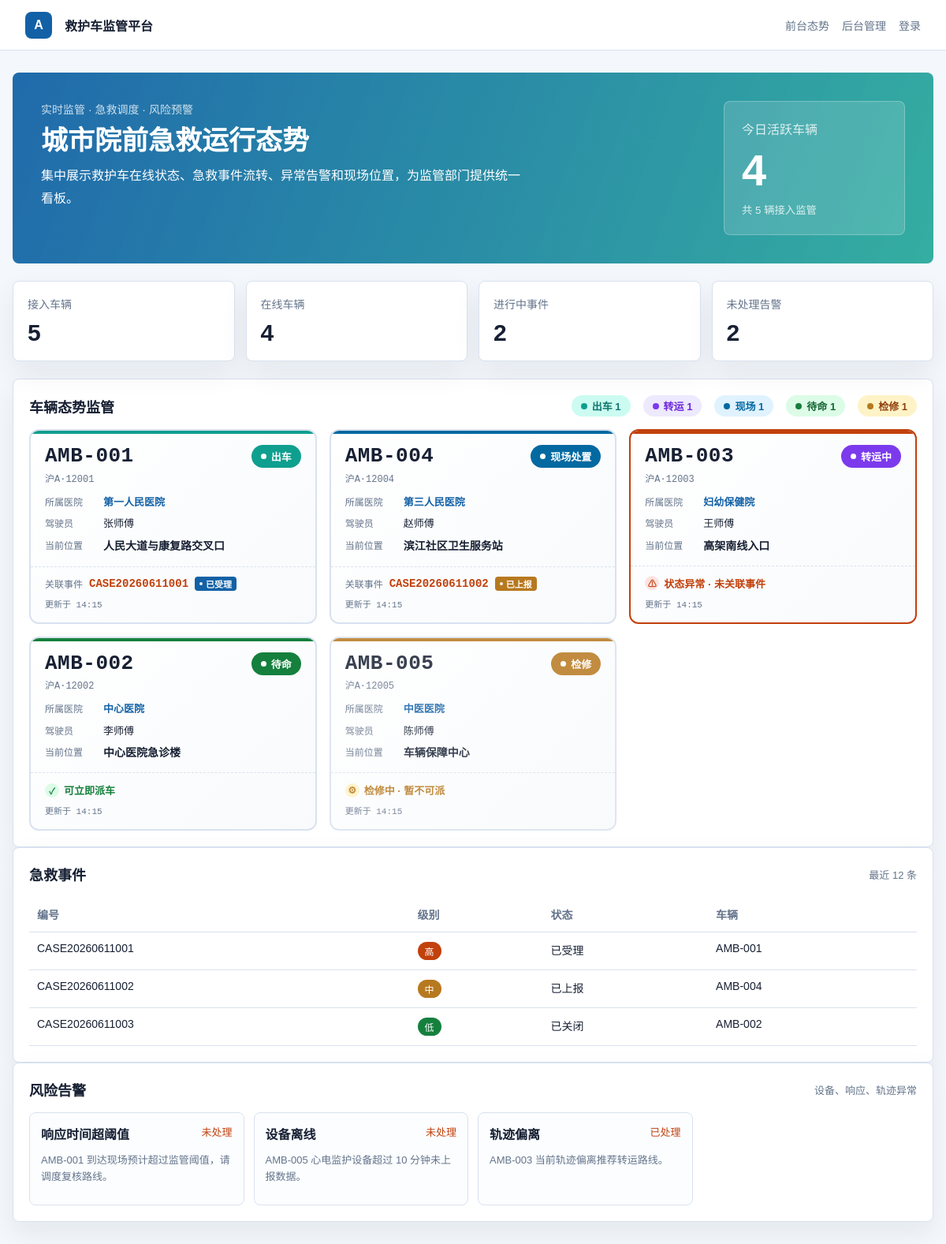
Before: / with the older database file.
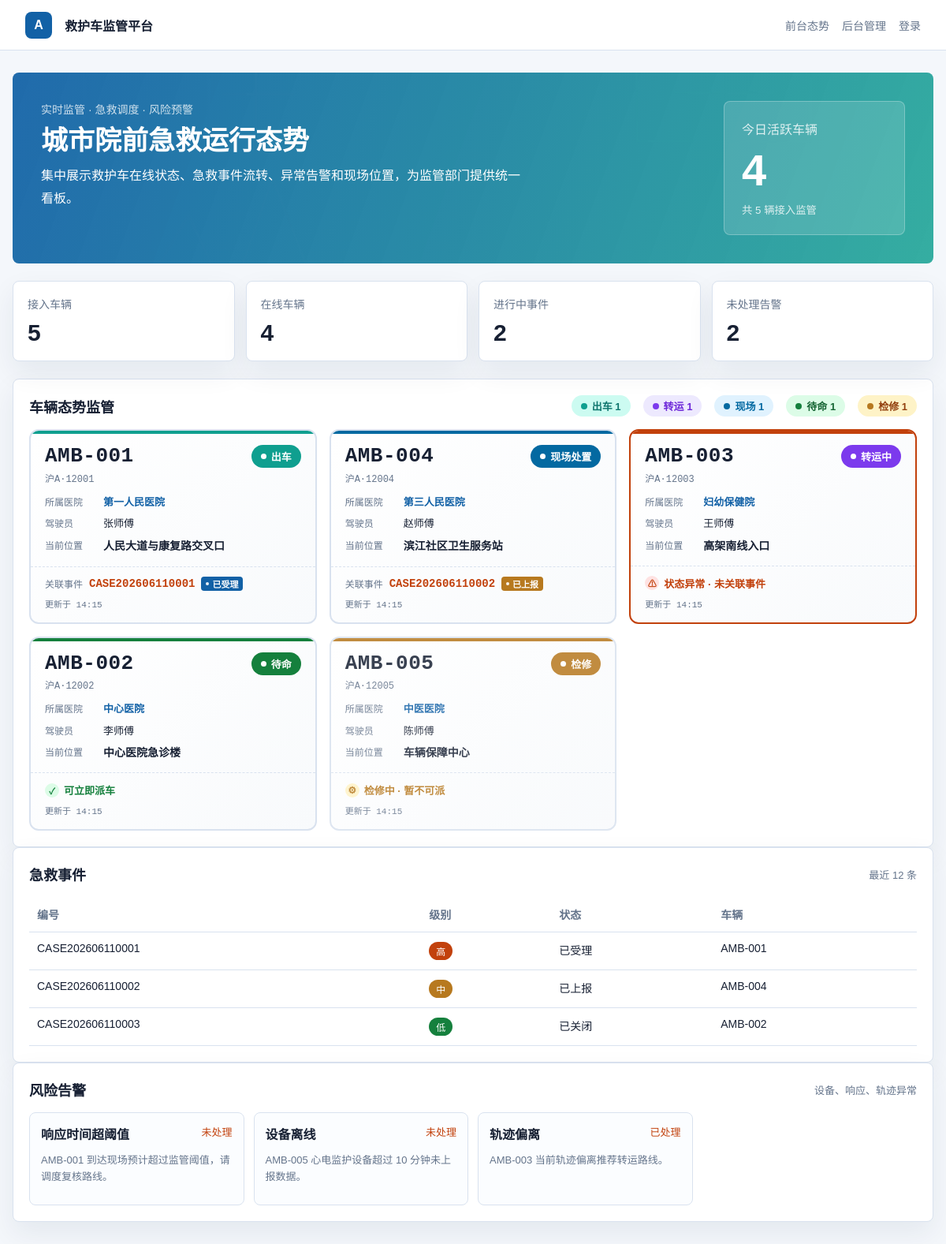
After: the same page with the newer database file.
### tables this page shows
CREATE TABLE IF NOT EXISTS ambulances (
    id INT AUTO_INCREMENT PRIMARY KEY,
    code VARCHAR(30) NOT NULL UNIQUE,
    plate_no VARCHAR(30) NOT NULL,
    hospital VARCHAR(120) NOT NULL,
    driver_name VARCHAR(50) NOT NULL,
    status VARCHAR(30) NOT NULL,
    location VARCHAR(160) NOT NULL,
    updated_at TIMESTAMP DEFAULT CURRENT_TIMESTAMP ON UPDATE CURRENT_TIMESTAMP
);

CREATE TABLE IF NOT EXISTS emergency_cases (
    id INT AUTO_INCREMENT PRIMARY KEY,
    case_no VARCHAR(40) NOT NULL UNIQUE,
    patient_name VARCHAR(80) NOT NULL,
    priority VARCHAR(20) NOT NULL,
    address VARCHAR(180) NOT NULL,
    status VARCHAR(30) NOT NULL,
    assigned_ambulance VARCHAR(30) NULL,
    dispatch_vehicle_status VARCHAR(30) NULL,
    dispatched_at TIMESTAMP NULL DEFAULT NULL,
    created_at TIMESTAMP DEFAULT CURRENT_TIMESTAMP
);

CREATE TABLE IF NOT EXISTS alerts (
    id INT AUTO_INCREMENT PRIMARY KEY,
    title VARCHAR(120) NOT NULL,
    description VARCHAR(255) NOT NULL,
    status VARCHAR(20) NOT NULL DEFAULT 'open',
    created_at TIMESTAMP DEFAULT CURRENT_TIMESTAMP
);

### src/Core/View.php (called while the page is built, shortened)
<?php
final class View
{
    public static function render(string $template, array $data = []): void
    {
        extract($data, EXTR_SKIP);
        require_once __DIR__ . '/../../templates/helpers.php';
        require __DIR__ . "/../../templates/{$template}.php";
    }
}

### src/Controllers/AppController.php (called while the page is built, shortened)
<?php
final class AppController
{
    private DashboardRepository $repo;
    public function __construct()
    {
        $this->repo = new DashboardRepository();
    }
    public function home(): void
    {
        View::render('home', [
            'overview' => $this->repo->overview(),
            'ambulances' => $this->repo->ambulancesWithDispatchInfo(),
            'cases' => $this->repo->cases(),
            'alerts' => $this->repo->alerts(),
            'user' => Auth::user(),
        ]);
    }
}

### src/Models/DashboardRepository.php (called while the page is built, shortened)
<?php
final class DashboardRepository
{
    private PDO $db;
    public function __construct()
    {
        $this->db = Database::connection();
    }
    public function cases(): array
    {
        return $this->db->query('SELECT * FROM emergency_cases ORDER BY created_at DESC LIMIT 12')->fetchAll();
    }
    public function alerts(): array
    {
        return $this->db->query('SELECT * FROM alerts ORDER BY created_at DESC LIMIT 8')->fetchAll();
    }
    public function ambulancesWithDispatchInfo(): array
    {
        $sql = 'SELECT a.*,
                       (SELECT ec.case_no FROM emergency_cases ec
                        WHERE ec.assigned_ambulance = a.code AND ec.status != "closed"
                        ORDER BY ec.created_at DESC LIMIT 1) as active_case_no,
                       (SELECT ec.status FROM emergency_cases ec
                        WHERE ec.assigned_ambulance = a.code AND ec.status != "closed"
                        ORDER BY ec.created_at DESC LIMIT 1) as active_case_status
                FROM ambulances a
                ORDER BY FIELD(a.status, "dispatching", "on_scene", "transporting", "standby", "maintenance"), a.code';
        return $this->db->query($sql)->fetchAll();
    }
}

### templates/helpers.php (called while the page is built, shortened)
<?php
if (!function_exists('h')) {
    function h(?string $value): string
    {
        return htmlspecialchars($value ?? '', ENT_QUOTES, 'UTF-8');
    }
}
if (!function_exists('statusText')) {
    function statusText(string $status): string
    {
        return [
            'standby' => '待命',
            'dispatching' => '出车',
            'on_scene' => '现场处置',
            'transporting' => '转运中',
            'maintenance' => '检修',
            'reported' => '已上报',
            'accepted' => '已受理',
            'closed' => '已关闭',
            'open' => '未处理',
            'resolved' => '已处理',
        ][$status] ?? $status;
    }
}
if (!function_exists('priorityText')) {
    function priorityText(string $priority): string
    {
        return [
            'high' => '高',
            'medium' => '中',
            'low' => '低',
        ][$priority] ?? $priority;
    }
}

### templates/home.php (the view, shortened to what this page needs)
<section class="hero">
    <div>
        <p class="eyebrow">实时监管 · 急救调度 · 风险预警</p>
        <h1>城市院前急救运行态势</h1>
        <p class="summary">集中展示救护车在线状态、急救事件流转、异常告警和现场位置，为监管部门提供统一看板。</p>
    </div>
    <div class="hero-panel">
        <span>今日活跃车辆</span>
        <strong><?= (int) $overview['ambulances_online'] ?></strong>
        <small>共 <?= (int) $overview['ambulances_total'] ?> 辆接入监管</small>
    </div>
</section>
<section class="metrics">
    <div><span>接入车辆</span><strong><?= (int) $overview['ambulances_total'] ?></strong></div>
    <div><span>在线车辆</span><strong><?= (int) $overview['ambulances_online'] ?></strong></div>
    <div><span>进行中事件</span><strong><?= (int) $overview['active_cases'] ?></strong></div>
    <div><span>未处理告警</span><strong><?= (int) $overview['alerts'] ?></strong></div>
</section>
<section class="panel">
    <div class="panel-head">
        <h2>车辆态势监管</h2>
        <div class="vehicle-status-stats">
            <span class="stat-item stat-dispatching"><i></i>出车 <?= count(array_filter($ambulances, fn($a) => $a['status'] === 'dispatching')) ?></span>
            <span class="stat-item stat-transporting"><i></i>转运 <?= count(array_filter($ambulances, fn($a) => $a['status'] === 'transporting')) ?></span>
            <span class="stat-item stat-onscene"><i></i>现场 <?= count(array_filter($ambulances, fn($a) => $a['status'] === 'on_scene')) ?></span>
            <span class="stat-item stat-standby"><i></i>待命 <?= count(array_filter($ambulances, fn($a) => $a['status'] === 'standby')) ?></span>
            <span class="stat-item stat-maintenance"><i></i>检修 <?= count(array_filter($ambulances, fn($a) => $a['status'] === 'maintenance')) ?></span>
        </div>
    </div>
    <div class="vehicle-grid">
        <?php foreach ($ambulances as $ambulance): ?>
            <?php
                $status = $ambulance['status'];
                $hasActiveCase = !empty($ambulance['active_case_no']);
                $isAbnormal = ($status === 'dispatching' || $status === 'on_scene' || $status === 'transporting') && !$hasActiveCase;
                $isMaintenance = $status === 'maintenance';
            ?>
            <article class="vehicle-status-card vehicle-status-<?= h($status) ?><?= $isAbnormal ? ' vehicle-abnormal' : '' ?><?= $isMaintenance ? ' vehicle-maintenance' : '' ?>">
                <div class="vehicle-card-header">
                    <div class="vehicle-code-block">
                        <span class="vehicle-code"><?= h($ambulance['code']) ?></span>
                        <span class="vehicle-plate"><?= h($ambulance['plate_no']) ?></span>
                    </div>
                    <span class="vehicle-status-badge status-<?= h($status) ?>">
                        <span class="pulse-dot"></span>
                        <?= statusText($status) ?>
                    </span>
                </div>
                <div class="vehicle-card-body">
                    <div class="vehicle-info-row">
                        <span class="info-label">所属医院</span>
                        <span class="info-value hospital"><?= h($ambulance['hospital']) ?></span>
                    </div>
                    <div class="vehicle-info-row">
                        <span class="info-label">驾驶员</span>
                        <span class="info-value"><?= h($ambulance['driver_name']) ?></span>
                    </div>
                    <div class="vehicle-info-row location-row">
                        <span class="info-label">当前位置</span>
                        <span class="info-value location"><?= h($ambulance['location']) ?></span>
                    </div>
                </div>
                <div class="vehicle-card-footer">
                    <?php if ($hasActiveCase): ?>
                        <div class="active-case-info">
                            <span class="case-label">关联事件</span>
                            <span class="case-no"><?= h($ambulance['active_case_no']) ?></span>
                            <span class="case-status status-tag-small status-<?= h($ambulance['active_case_status']) ?>">
                                <?= statusText($ambulance['active_case_status']) ?>
                            </span>
                        </div>
                    <?php elseif ($status === 'standby'): ?>
                        <div class="dispatch-available">
                            <span class="available-icon">✓</span>
                            <span>可立即派车</span>
                        </div>
                    <?php elseif ($isMaintenance): ?>
                        <div class="maintenance-info">
                            <span class="maintenance-icon">⚙</span>
                            <span>检修中 · 暂不可派</span>
                        </div>
                    <?php else: ?>
                        <div class="abnormal-warning">
                            <span class="warning-icon">⚠</span>
                            <span>状态异常 · 未关联事件</span>
                        </div>
                    <?php endif; ?>
                    <div class="update-time">
                        更新于 <?= h(date('H:i', strtotime($ambulance['updated_at']))) ?>
                    </div>
                </div>
            </article>
        <?php endforeach; ?>
    </div>
</section>
<section class="panel">
    <div class="panel-head">
        <h2>急救事件</h2>
        <span>最近 12 条</span>
    </div>
    <table>
        <thead>
            <tr><th>编号</th><th>级别</th><th>状态</th><th>车辆</th></tr>
        </thead>
        <tbody>
        <?php foreach ($cases as $case): ?>
            <tr>
                <td><?= h($case['case_no']) ?></td>
                <td><span class="badge priority-<?= h($case['priority']) ?>"><?= priorityText($case['priority']) ?></span></td>
                <td><?= statusText($case['status']) ?></td>
                <td><?= h($case['assigned_ambulance'] ?: '待派车') ?></td>
            </tr>
        <?php endforeach; ?>
        </tbody>
    </table>
</section>
<section class="panel">
    <div class="panel-head">
        <h2>风险告警</h2>
        <span>设备、响应、轨迹异常</span>
    </div>
    <div class="alerts">
        <?php foreach ($alerts as $alert): ?>
            <article>
                <b><?= h($alert['title']) ?></b>
                <span><?= statusText($alert['status']) ?></span>
                <p><?= h($alert['description']) ?></p>
            </article>
        <?php endforeach; ?>
    </div>
</section>
<?php
$content = ob_get_clean();
require __DIR__ . '/layout.php';

### public/index.php (shortened to what this page needs)
<?php
require_once __DIR__ . '/../src/Core/View.php';
require_once __DIR__ . '/../templates/helpers.php';
require_once __DIR__ . '/../src/Models/DashboardRepository.php';
require_once __DIR__ . '/../src/Controllers/AppController.php';
$controller = new AppController();
$path = parse_url($_SERVER['REQUEST_URI'], PHP_URL_PATH) ?: '/';
$method = $_SERVER['REQUEST_METHOD'] ?? 'GET';
$method = $method === 'HEAD' ? 'GET' : $method;
try {
    if ($path === '/' && $method === 'GET') {
        $controller->home();
    } elseif ($path === '/login' && $method === 'GET') {
        $controller->loginForm();
    } elseif ($path === '/login' && $method === 'POST') {
        $controller->login();
    } elseif ($path === '/logout') {
        $controller->logout();
    } elseif ($path === '/admin' && $method === 'GET') {
        $controller->admin();
    } elseif ($path === '/admin/cases' && $method === 'POST') {
        $controller->createCase();
    } elseif ($path === '/admin/ambulances' && $method === 'POST') {
        $controller->updateAmbulance();
    } elseif ($path === '/api/overview' && $method === 'GET') {
        $controller->overviewApi();
    } elseif ($path === '/api/dispatch-check' && $method === 'GET') {
        $controller->dispatchCheckApi();
    } else {
        http_response_code(404);
        echo '页面不存在';
    }
} catch (Throwable $exception) {
    http_response_code(500);
    echo '系统暂时不可用：' . htmlspecialchars($exception->getMessage(), ENT_QUOTES, 'UTF-8');
}

### templates/layout.php (shortened to what this page needs)
<!doctype html>
<html lang="zh-CN">
<head>
    <link rel="stylesheet" href="/assets/style.css">
</head>
<body>
    <header class="topbar">
        <a class="brand" href="/">
            <span class="brand-mark">A</span>
            <span>救护车监管平台</span>
        </a>
        <nav class="nav">
            <a href="/">前台态势</a>
            <a href="/admin">后台管理</a>
            <?php if (!empty($user)): ?>
                <span class="user"><?= h($user['name']) ?></span>
                <a href="/logout">退出</a>
            <?php else: ?>
                <a href="/login">登录</a>
            <?php endif; ?>
        </nav>
    </header>
    <main class="page">
        <?= $content ?>
    </main>
</body>
</html>

Changed rows visible on the page:
computed for ambulances "AMB-001": active_case_no "CASE20260611001" → "CASE202606110001"
computed for ambulances "AMB-004": active_case_no "CASE20260611002" → "CASE202606110002"
changed emergency_cases "已受理": case_no "CASE20260611001" → "CASE202606110001"
changed emergency_cases "已上报": case_no "CASE20260611002" → "CASE202606110002"
changed emergency_cases "已关闭": case_no "CASE20260611003" → "CASE202606110003"
